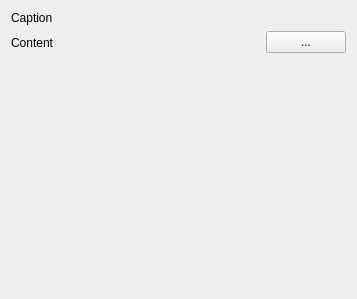
<?xml version="1.0" encoding="UTF-8"?>
<ui version="4.0">
 <class>GGContentEditorPane</class>
 <widget class="QWidget" name="GGContentEditorPane">
  <property name="geometry">
   <rect>
    <x>0</x>
    <y>0</y>
    <width>354</width>
    <height>299</height>
   </rect>
  </property>
  <property name="windowTitle">
   <string>Form</string>
  </property>
  <layout class="QFormLayout" name="formLayout_2">
   <item row="0" column="0">
    <widget class="QLabel" name="label">
     <property name="text">
      <string>Caption</string>
     </property>
    </widget>
   </item>
   <item row="1" column="0">
    <widget class="QLabel" name="label_2">
     <property name="text">
      <string>Content</string>
     </property>
    </widget>
   </item>
   <item row="1" column="1">
    <layout class="QHBoxLayout" name="horizontalLayout" stretch="0,0,0">
     <item>
      <widget class="QLabel" name="lblPreview">
       <property name="sizePolicy">
        <sizepolicy hsizetype="Fixed" vsizetype="Fixed">
         <horstretch>0</horstretch>
         <verstretch>0</verstretch>
        </sizepolicy>
       </property>
       <property name="minimumSize">
        <size>
         <width>200</width>
         <height>200</height>
        </size>
       </property>
       <property name="frameShape">
        <enum>QFrame::NoFrame</enum>
       </property>
       <property name="text">
        <string/>
       </property>
      </widget>
     </item>
     <item>
      <layout class="QVBoxLayout" name="verticalLayout">
       <item>
        <widget class="QPushButton" name="btnChange">
         <property name="text">
          <string>...</string>
         </property>
        </widget>
       </item>
       <item>
        <spacer name="verticalSpacer">
         <property name="orientation">
          <enum>Qt::Vertical</enum>
         </property>
         <property name="sizeHint" stdset="0">
          <size>
           <width>20</width>
           <height>40</height>
          </size>
         </property>
        </spacer>
       </item>
      </layout>
     </item>
     <item>
      <spacer name="horizontalSpacer">
       <property name="orientation">
        <enum>Qt::Horizontal</enum>
       </property>
       <property name="sizeHint" stdset="0">
        <size>
         <width>40</width>
         <height>20</height>
        </size>
       </property>
      </spacer>
     </item>
    </layout>
   </item>
   <item row="0" column="1">
    <widget class="GGStyledTextEditorWidget" name="wgtCaptionEdit" native="true"/>
   </item>
  </layout>
 </widget>
 <customwidgets>
  <customwidget>
   <class>GGStyledTextEditorWidget</class>
   <extends>QWidget</extends>
   <header>ui/components/ggstyledtexteditorwidget.h</header>
   <container>1</container>
   <slots>
    <signal>textChanged(QString)</signal>
   </slots>
  </customwidget>
 </customwidgets>
 <resources/>
 <connections>
  <connection>
   <sender>wgtCaptionEdit</sender>
   <signal>textChanged(QString)</signal>
   <receiver>GGContentEditorPane</receiver>
   <slot>onCaptionUpdate(QString)</slot>
   <hints>
    <hint type="sourcelabel">
     <x>181</x>
     <y>12</y>
    </hint>
    <hint type="destinationlabel">
     <x>350</x>
     <y>39</y>
    </hint>
   </hints>
  </connection>
 </connections>
 <slots>
  <slot>onCaptionUpdate(QString)</slot>
 </slots>
</ui>
